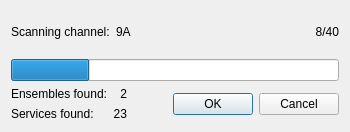
<?xml version="1.0" encoding="UTF-8"?>
<ui version="4.0">
 <class>ScanningToolDialog</class>
 <widget class="QDialog" name="ScanningToolDialog">
  <property name="geometry">
   <rect>
    <x>0</x>
    <y>0</y>
    <width>350</width>
    <height>132</height>
   </rect>
  </property>
  <property name="windowTitle">
   <string>Scanning tool</string>
  </property>
  <layout class="QGridLayout" name="gridLayout_2">
   <item row="0" column="0" colspan="3">
    <layout class="QHBoxLayout" name="horizontalLayout_3">
     <item>
      <layout class="QHBoxLayout" name="horizontalLayout_2">
       <item>
        <widget class="QLabel" name="scanningLabel">
         <property name="text">
          <string>Scanning channel:</string>
         </property>
        </widget>
       </item>
       <item>
        <widget class="QLabel" name="progressChannel">
         <property name="text">
          <string notr="true">9A</string>
         </property>
        </widget>
       </item>
      </layout>
     </item>
     <item>
      <widget class="QLabel" name="progressLabel">
       <property name="text">
        <string notr="true">8/40</string>
       </property>
       <property name="alignment">
        <set>Qt::AlignmentFlag::AlignRight|Qt::AlignmentFlag::AlignTrailing|Qt::AlignmentFlag::AlignVCenter</set>
       </property>
      </widget>
     </item>
    </layout>
   </item>
   <item row="2" column="2">
    <widget class="QDialogButtonBox" name="buttonBox">
     <property name="standardButtons">
      <set>QDialogButtonBox::StandardButton::Cancel|QDialogButtonBox::StandardButton::Ok</set>
     </property>
    </widget>
   </item>
   <item row="2" column="0">
    <layout class="QGridLayout" name="gridLayout">
     <item row="1" column="0">
      <widget class="QLabel" name="servicesFoundLabel">
       <property name="text">
        <string>Services found:</string>
       </property>
      </widget>
     </item>
     <item row="1" column="1">
      <widget class="QLabel" name="numServicesFoundLabel">
       <property name="text">
        <string notr="true">23</string>
       </property>
       <property name="alignment">
        <set>Qt::AlignmentFlag::AlignRight|Qt::AlignmentFlag::AlignTrailing|Qt::AlignmentFlag::AlignVCenter</set>
       </property>
      </widget>
     </item>
     <item row="0" column="0">
      <widget class="QLabel" name="ensemblesFoundLabel">
       <property name="text">
        <string>Ensembles found:</string>
       </property>
      </widget>
     </item>
     <item row="0" column="1">
      <widget class="QLabel" name="numEnsemblesFoundLabel">
       <property name="text">
        <string notr="true">2</string>
       </property>
       <property name="alignment">
        <set>Qt::AlignmentFlag::AlignRight|Qt::AlignmentFlag::AlignTrailing|Qt::AlignmentFlag::AlignVCenter</set>
       </property>
      </widget>
     </item>
    </layout>
   </item>
   <item row="1" column="0" colspan="3">
    <widget class="QProgressBar" name="progressBar">
     <property name="value">
      <number>24</number>
     </property>
     <property name="textVisible">
      <bool>false</bool>
     </property>
    </widget>
   </item>
   <item row="2" column="1">
    <spacer name="horizontalSpacer_2">
     <property name="orientation">
      <enum>Qt::Orientation::Horizontal</enum>
     </property>
     <property name="sizeHint" stdset="0">
      <size>
       <width>40</width>
       <height>20</height>
      </size>
     </property>
    </spacer>
   </item>
  </layout>
 </widget>
 <resources/>
 <connections/>
</ui>
